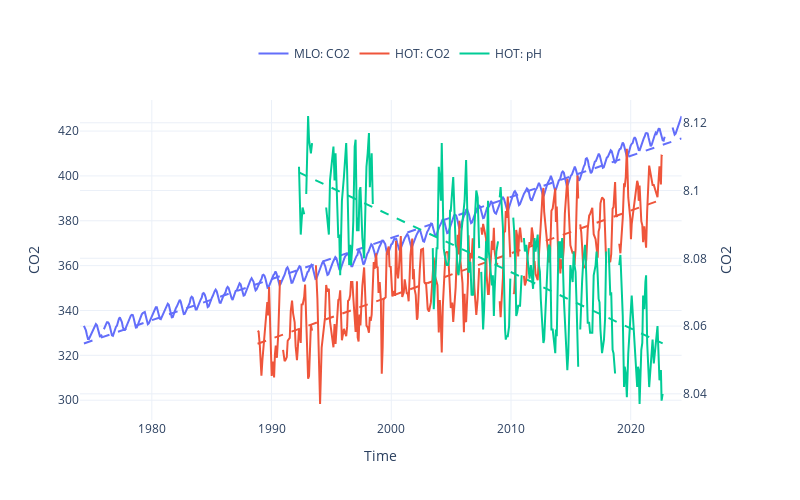

The notebook cell this image was saved under:
### Code cell
plot_timeseries_interactive(dict_plot, trendline = True);

### Figure 1 — Plotly figure (JSON) as saved in the notebook; plotly's stock layout.template omitted (floating-point values rounded to 4 significant figures; data arrays with more than 128 entries replaced by an {"elided": "..."} marker saying what was removed)
{"data": [{"line": {"color": "#636EFA"}, "name": "MLO: CO2", "type": "scatter", "x": {"elided": "604 str values"}, "xaxis": "x", "y": {"elided": "604 float values"}, "yaxis": "y"}, {"line": {"color": "#636EFA", "dash": "dash"}, "mode": "lines", "name": "MLO: CO2 (Trend)", "showlegend": false, "type": "scatter", "x": {"elided": "592 str values"}, "xaxis": "x", "y": {"elided": "592 float values"}, "yaxis": "y"}, {"line": {"color": "#EF553B"}, "name": "HOT: CO2", "type": "scatter", "x": {"elided": "339 str values"}, "xaxis": "x", "y": {"elided": "339 float values"}, "yaxis": "y"}, {"line": {"color": "#EF553B", "dash": "dash"}, "mode": "lines", "name": "HOT: CO2 (Trend)", "showlegend": false, "type": "scatter", "x": {"elided": "330 str values"}, "xaxis": "x", "y": {"elided": "330 float values"}, "yaxis": "y"}, {"line": {"color": "#00CC96"}, "name": "HOT: pH", "type": "scatter", "x": {"elided": "339 str values"}, "xaxis": "x", "y": {"elided": "339 float values"}, "yaxis": "y2"}, {"line": {"color": "#00CC96", "dash": "dash"}, "mode": "lines", "name": "HOT: pH (Trend)", "showlegend": false, "type": "scatter", "x": {"elided": "235 str values"}, "xaxis": "x", "y": {"elided": "235 float values"}, "yaxis": "y2"}], "layout": {"height": 500, "legend": {"font": {"size": 12}, "orientation": "h", "x": 0.5, "xanchor": "center", "y": 1.1, "yanchor": "bottom"}, "title": {"text": " "}, "width": 800, "xaxis": {"anchor": "y", "domain": [0, 0.94], "title": {"text": "Time"}}, "yaxis": {"anchor": "x", "domain": [0, 1], "title": {"text": "CO2"}}, "yaxis2": {"anchor": "x", "overlaying": "y", "side": "right", "title": {"text": "CO2"}}}}
